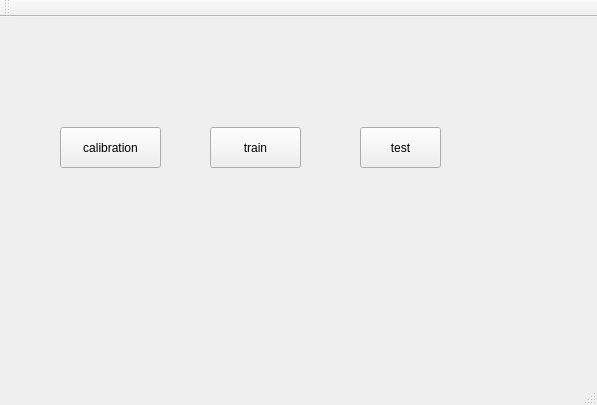
<?xml version="1.0" encoding="UTF-8"?>
<ui version="4.0">
 <class>MainWindow</class>
 <widget class="QMainWindow" name="MainWindow">
  <property name="geometry">
   <rect>
    <x>0</x>
    <y>0</y>
    <width>597</width>
    <height>405</height>
   </rect>
  </property>
  <property name="windowTitle">
   <string>MainWindow</string>
  </property>
  <widget class="QWidget" name="centralWidget">
   <widget class="QPushButton" name="childwindow">
    <property name="geometry">
     <rect>
      <x>60</x>
      <y>110</y>
      <width>101</width>
      <height>41</height>
     </rect>
    </property>
    <property name="text">
     <string>calibration</string>
    </property>
   </widget>
   <widget class="QPushButton" name="SVRtrain">
    <property name="geometry">
     <rect>
      <x>210</x>
      <y>110</y>
      <width>91</width>
      <height>41</height>
     </rect>
    </property>
    <property name="text">
     <string>train</string>
    </property>
   </widget>
   <widget class="QPushButton" name="test">
    <property name="geometry">
     <rect>
      <x>360</x>
      <y>110</y>
      <width>81</width>
      <height>41</height>
     </rect>
    </property>
    <property name="text">
     <string>test</string>
    </property>
   </widget>
  </widget>
  <widget class="QMenuBar" name="menuBar">
   <property name="geometry">
    <rect>
     <x>0</x>
     <y>0</y>
     <width>597</width>
     <height>23</height>
    </rect>
   </property>
  </widget>
  <widget class="QToolBar" name="mainToolBar">
   <attribute name="toolBarArea">
    <enum>TopToolBarArea</enum>
   </attribute>
   <attribute name="toolBarBreak">
    <bool>false</bool>
   </attribute>
  </widget>
  <widget class="QStatusBar" name="statusBar"/>
 </widget>
 <layoutdefault spacing="6" margin="11"/>
 <resources/>
 <connections/>
 <slots>
  <slot>on_childwindow_clicked()</slot>
  <slot>on_SVRtrain_clicked()</slot>
 </slots>
</ui>
